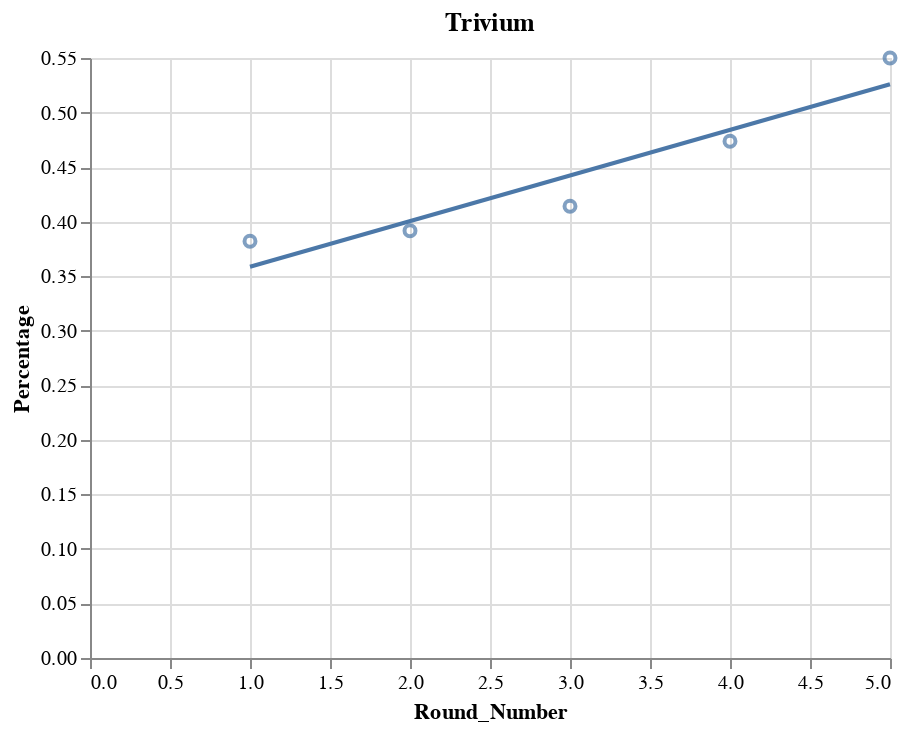

Source (notebook cell):
### Markdown cell above
Trivium dataset

### Code cell
only_tri = distraction_df_cp[distraction_df_cp['Method']=='trivium']
chart = alt.Chart(only_tri).mark_point().encode(
    x='Round_Number',
    y='Percentage'
).properties(
    title='Trivium'
)


chart + chart.transform_regression('Round_Number', 'Percentage').mark_line()

### Figure 1 — Vega-Lite specification as saved in the notebook (floating-point values rounded to 4 significant figures)
{"config": {"view": {"continuousWidth": 400, "continuousHeight": 300}}, "layer": [{"mark": "point", "encoding": {"x": {"field": "Round_Number", "type": "quantitative"}, "y": {"field": "Percentage", "type": "quantitative"}}, "title": "Trivium"}, {"mark": "line", "encoding": {"x": {"field": "Round_Number", "type": "quantitative"}, "y": {"field": "Percentage", "type": "quantitative"}}, "title": "Trivium", "transform": [{"on": "Round_Number", "regression": "Percentage"}]}], "data": {"name": "data-cd817df23a5a72591ed10e9a130814bb"}, "$schema": "https://vega.github.io/schema/vega-lite/v4.17.0.json", "datasets": {"data-cd817df23a5a72591ed10e9a130814bb": [{"Method": "trivium", "Round_Number": 1, "Percentage": 0.382}, {"Method": "trivium", "Round_Number": 2, "Percentage": 0.3917}, {"Method": "trivium", "Round_Number": 3, "Percentage": 0.4141}, {"Method": "trivium", "Round_Number": 4, "Percentage": 0.4737}, {"Method": "trivium", "Round_Number": 5, "Percentage": 0.55}]}}
